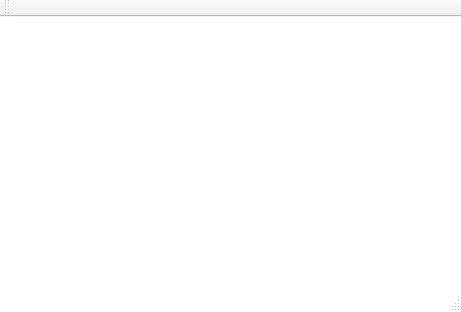
<?xml version="1.0" encoding="UTF-8"?>
<ui version="4.0">
 <class>MainWindow</class>
 <widget class="QMainWindow" name="MainWindow">
  <property name="geometry">
   <rect>
    <x>0</x>
    <y>0</y>
    <width>461</width>
    <height>312</height>
   </rect>
  </property>
  <property name="windowTitle">
   <string>MainWindow</string>
  </property>
  <property name="styleSheet">
   <string notr="true">QPushButton {
	background-color: green;
	color: white;
}

QMainWindow{
background-color: #FFFFFF
}

QLabel{
color: grey;				
}</string>
  </property>
  <widget class="QWidget" name="centralWidget"/>
  <widget class="QMenuBar" name="menuBar">
   <property name="geometry">
    <rect>
     <x>0</x>
     <y>0</y>
     <width>461</width>
     <height>25</height>
    </rect>
   </property>
  </widget>
  <widget class="QToolBar" name="mainToolBar">
   <attribute name="toolBarArea">
    <enum>TopToolBarArea</enum>
   </attribute>
   <attribute name="toolBarBreak">
    <bool>false</bool>
   </attribute>
  </widget>
  <widget class="QStatusBar" name="statusBar"/>
 </widget>
 <layoutdefault spacing="6" margin="11"/>
 <resources/>
 <connections/>
</ui>
